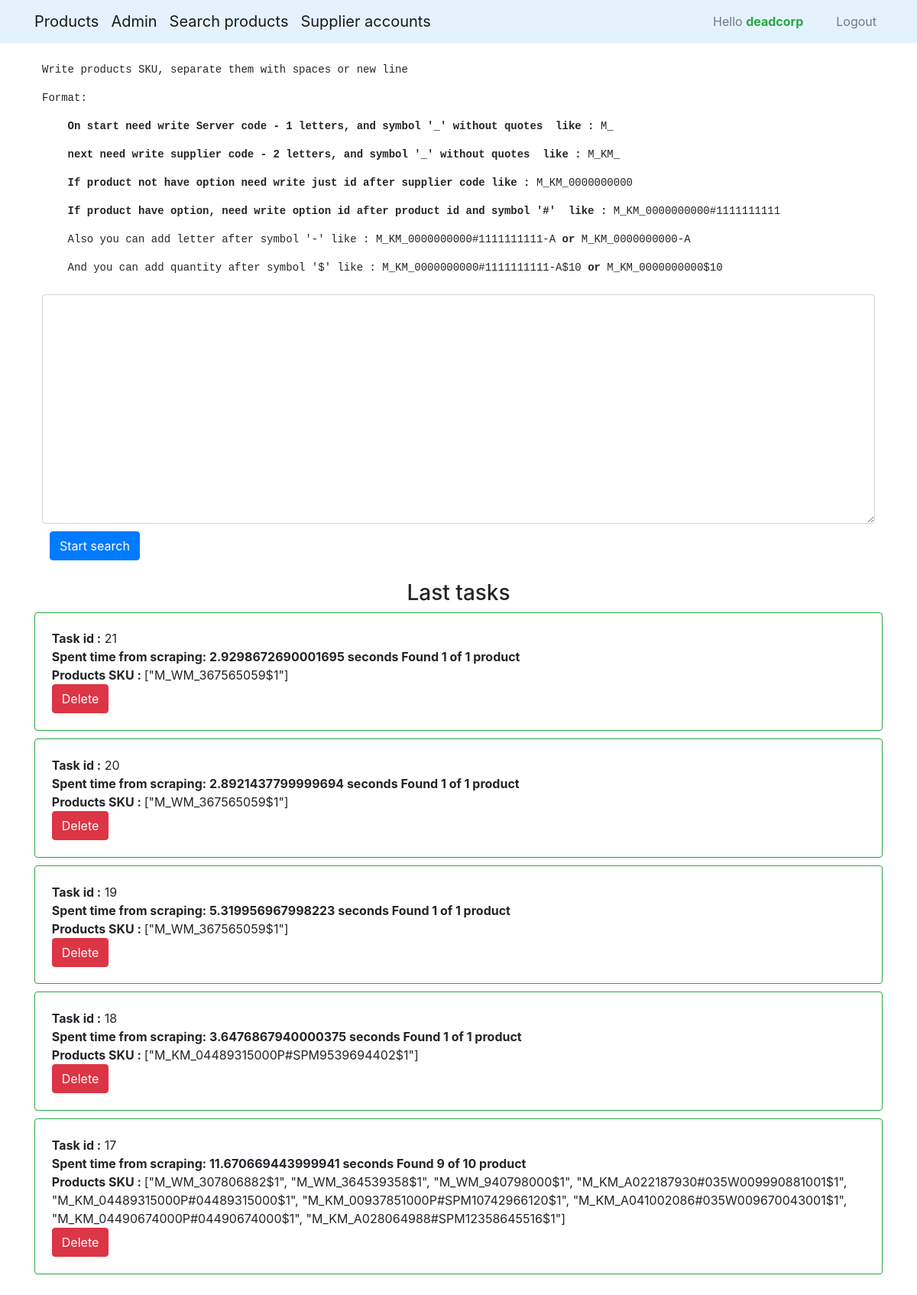
Page /task/add_task (signed in) on the committed database.
### task/models.py (models this page shows, shortened)
class Task(models.Model):
    user_id = models.ForeignKey(settings.AUTH_USER_MODEL, on_delete=models.CASCADE, verbose_name='User', default=1)
    description = models.TextField(verbose_name='Description', default='', blank=True)
    data = models.TextField(verbose_name='Task data', default='')

### task/views.py (the view)
# urls.py: path('add_task', views.add_task, name='add_task'),
@login_required()
def add_task(request):
    if request.method == 'POST':
        form = TaskForm(request.POST)
        if form.is_valid():
            form.save()
            if request.POST.get('next'):
                return redirect(request.POST.get('next'))
        return redirect('product:products')
    else:
        form = TaskForm()
        tasks = Task.objects.filter(user_id=request.user).order_by('-id')[:5]
    suppliers = SupplierCodes.SUPPLIERS
    return render(request, 'task/add_task.html', {'form': form, 'tasks': tasks, 'suppliers': suppliers})

### task/forms.py
class TaskForm(ModelForm):
    user_id = forms.ModelChoiceField(queryset=User.objects.all(), widget=forms.HiddenInput(), required=True)
    class Meta:
        model = Task
        fields = ['user_id', 'data']

### supplieraccount/context_processors.py (called while the page is built)
def selected_supplier_accounts(request):
    if not request.user.is_anonymous:
        accounts = SupplierAccount.objects.filter(usersupplieraccount__user=request.user)
        if len(accounts) == 0:
            return {'selected_supplier_accounts': None,
                    'suppliers': SupplierCodes.SUPPLIERS}
        else:
            return {'selected_supplier_accounts': {supplier_code: SupplierAccount.objects.filter(supplier=supplier_code,
                                                   usersupplieraccount__user=request.user)
                                                   for supplier_code in SupplierCodes.SUPPLIERS},
                    'suppliers': SupplierCodes.SUPPLIERS}
    else:
        return {'selected_supplier_accounts': None,
                'suppliers': SupplierCodes.SUPPLIERS}

### task/templates/task/add_task.html (shortened to what this page needs)
{% extends 'base_generic.html' %}
{% block content %}
    <form action="{% url 'task:add_task' %}" method="post" class="form-group">
        <label for="sku">
            <pre>Write products SKU, separate them with spaces or new line</pre>
            <pre>Format:</pre>
            <pre><b>    On start need write Server code - 1 letters, and symbol '_' without quotes  like :</b> M_ </pre>
            <pre><b>    next need write supplier code - 2 letters, and symbol '_' without quotes  like :</b> M_KM_ </pre>
            <pre><b>    If product not have option need write just id after supplier code like :</b> M_KM_0000000000</pre>
            <pre><b>    If product have option, need write option id after product id and symbol '#'  like :</b> M_KM_0000000000#1111111111 </pre>
            <pre>    Also you can add letter after symbol '-' like : M_KM_0000000000#1111111111-A <b>or</b> M_KM_0000000000-A</pre>
            <pre>    And you can add quantity after symbol '$' like : M_KM_0000000000#1111111111-A$10 <b>or</b> M_KM_0000000000$10</pre>
        </label>
        <textarea id="sku" style="width: 100%; height: 300px" class="form-control" name="data"></textarea>
        <button style="margin: 10px" type="submit" class="btn btn-primary">Start search</button>
    </form>
    {% if tasks %}
        <h3 style="text-align: center">Last tasks</h3>
    {% endif %}
    <div class="row">
        {% for task in tasks %}
        <div class="col-sm-12">
            <div class="card border border-success" style="margin: 0 -10px 10px -10px ; padding: 2% ">
                <span><b>Task id :</b> {{ task.id }}</span>
                {% if task.description != '' %}<span><b>    {{ task.description }}</b></span>{% endif %}
                <span><b>Products SKU : </b>{{ task.data }}</span>
                <form method="POST">
                    {% if task.description == 'In progress...' %}
                        <button class="btn btn-danger" formaction="{% url 'task:delete_task' %}" type="submit" disabled>Delete
                        </button>
                    {% else %}
                        <button class="btn btn-danger" formaction="{% url 'task:delete_task' %}" type="submit">Delete</button>
                    {% endif %}
                </form>
            </div>
        </div>
        {% endfor %}
    </div>
{% endblock %}

### templates/base_generic.html (shortened to what this page needs)
<!DOCTYPE html>
<html lang="ru">
<head>
    {% load static %}
    <link rel="stylesheet" href="https://stackpath.bootstrapcdn.com/bootstrap/4.4.1/css/bootstrap.min.css"
>
</head>
<body>
<nav class="navbar sticky-top navbar-expand-lg navbar-light" style="background-color: #e3f2fd;">
    <div class="container">
        <a href="{% url 'product:products' %}?page=1" class="navbar-brand">Products</a>
        {% if user.is_authenticated and user.is_staff %}
            <a class="navbar-brand " href="/admin/">Admin</a>
        {% endif %}
        {% if user.is_authenticated %}
            <a class="navbar-brand" href="{% url 'task:add_task' %}">Search products</a>
            <a class="navbar-brand" href="{% url 'supplier_account:supplier_accounts' %}">Supplier accounts</a>
        {% endif %}
        <div class="collapse navbar-collapse" id="navbarSupportedContent">
            <ul class="navbar-nav float-right ">
                {% if user.is_authenticated %}
                    <span class="navbar-text" style="margin: 0px 35px 0px 0px">Hello   <b
                            class="text-success"> {{ user.get_username }} </b></span>
                    <li class="nav-item ">
                        <a class="nav-link " href="{% url 'logout' %}?next={{ request.path }}">Logout</a>
                    </li>
                {% endif %}
            </ul>
        </div>
</nav>
<div class="container" style="padding: 25px;overflow-x: hidden">
    {% block content %}
    {% endblock %}
</div>
</body>
</html>

### rows in the picture
Task: id "21", description "Spent time from scraping: 2.9298672690001695 seconds Found 1 of 1 product", data "[\"M_WM_367565059$1\"]", shows "Delete"
Task: id "20", description "Spent time from scraping: 2.8921437799999694 seconds Found 1 of 1 product", data "[\"M_WM_367565059$1\"]", shows "Delete"
Task: id "19", description "Spent time from scraping: 5.319956967998223 seconds Found 1 of 1 product", data "[\"M_WM_367565059$1\"]", shows "Delete"
Task: id "18", description "Spent time from scraping: 3.6476867940000375 seconds Found 1 of 1 product", data "[\"M_KM_04489315000P#SPM9539694402$1\"]", shows "Delete"
Task: id "17", description "Spent time from scraping: 11.670669443999941 seconds Found 9 of 10 product", data "[\"M_WM_307806882$1\", \"M_WM_364539358$1\", \"M_WM_940798000$1\", \"M_KM_A022187930#035W009990881001$1\", \"M_KM_04489315000P#04489315000$1\", \"M_KM_00937851000P#SPM10742966120$1\", \"M_KM_A041002086#035W009670043001$1\", \"M_KM_04490674000P#04490674000$1\", \"M_KM_A028064988#SPM12358645516$1\"]", shows "Delete"

### other values in the picture
{{ user.get_username }} "deadcorp"
